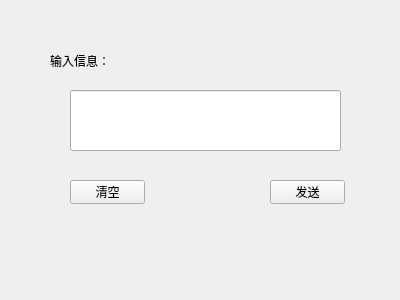
<?xml version="1.0" encoding="UTF-8"?>
<ui version="4.0">
 <class>Chat</class>
 <widget class="QWidget" name="Chat">
  <property name="geometry">
   <rect>
    <x>0</x>
    <y>0</y>
    <width>400</width>
    <height>300</height>
   </rect>
  </property>
  <property name="windowTitle">
   <string>Form</string>
  </property>
  <widget class="QLabel" name="label">
   <property name="geometry">
    <rect>
     <x>50</x>
     <y>50</y>
     <width>71</width>
     <height>21</height>
    </rect>
   </property>
   <property name="text">
    <string>输入信息：</string>
   </property>
  </widget>
  <widget class="QLineEdit" name="lineEdit">
   <property name="geometry">
    <rect>
     <x>70</x>
     <y>90</y>
     <width>271</width>
     <height>61</height>
    </rect>
   </property>
  </widget>
  <widget class="QPushButton" name="clearButton">
   <property name="geometry">
    <rect>
     <x>70</x>
     <y>180</y>
     <width>75</width>
     <height>24</height>
    </rect>
   </property>
   <property name="text">
    <string>清空</string>
   </property>
  </widget>
  <widget class="QPushButton" name="sendButton">
   <property name="geometry">
    <rect>
     <x>270</x>
     <y>180</y>
     <width>75</width>
     <height>24</height>
    </rect>
   </property>
   <property name="text">
    <string>发送</string>
   </property>
  </widget>
 </widget>
 <resources/>
 <connections/>
</ui>
